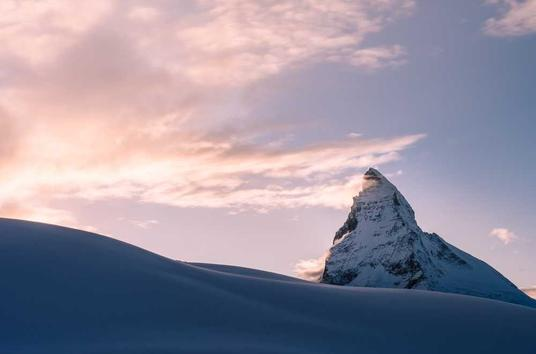
#> input picture ComputerVision/images/mountain.jpeg, 536 x 354 px
$ python 3_histogram.py
#> lines starting #> are read from the running program, lines starting #| are printed output that depends on the picture
from copy import deepcopy
from pprint import pprint

import cv2
import numpy as np

import constant
from matplotlib import pyplot as plt


def histogram(img):
    hist = [0 for _ in range(256)]
    for i in range(img.shape[0]):
        for j in range(img.shape[1]):
            hist[img[i, j]] += 1
    t_hist = [0 for _ in range(256)]
    t_hist[0] = hist[0]
    for i in range(1, 256):
        t_hist[i] = t_hist[i-1]+hist[i]

    return hist, t_hist

def histogram_equalization(img, t_hist, new_level):
    mean = img.shape[0]*img.shape[1] // new_level
    f = [max(0, round(t_hist[i]/mean)-1) for i in range(256)]
    new_img = img.copy()
    for i in range(new_img.shape[0]):
        for j in range(new_img.shape[1]):
            new_img[i][j] = f[img[i][j]]
    return new_img

def draw_histogram(hist, h=300, w=256, H = 300, color=[255, 255, 255]):
    max_hist = max(hist)
    plane = np.zeros((h, w, 3), np.uint8)
    for i, val in enumerate(hist):
        v = val*H//max_hist
        for j in range(v):
            plane[-j][i] = color
    return plane

def draw_histogram_plt(hist):
    plt.hist(hist, bins=256)
    plt.show()


if __name__ == "__main__":
    # [19 lines of commented-out code are left out]
    img = cv2.imread('images/mountain.jpeg')
#> img is the input picture: shape (354, 536, 3); mean B, G, R 158.2, 143.8, 150.7
    cv2.imshow('original img', img)
    b_channel = img[:,:,0]
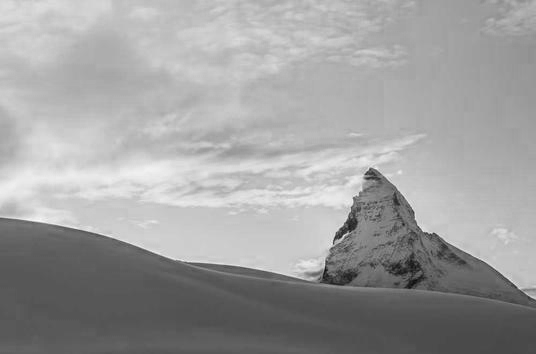
#> b_channel: shape (354, 536); min 12, max 251, mean 158.2
    g_channel = img[:,:,1]
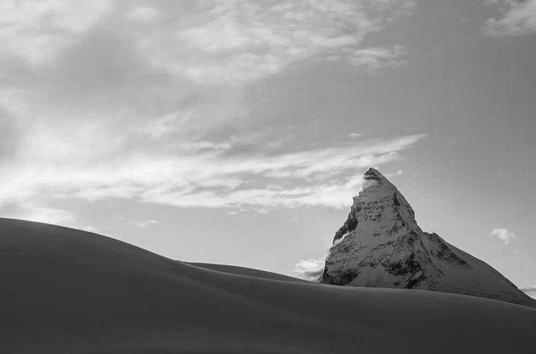
#> g_channel: shape (354, 536); min 0, max 251, mean 143.8
    r_channel = img[:,:,2]
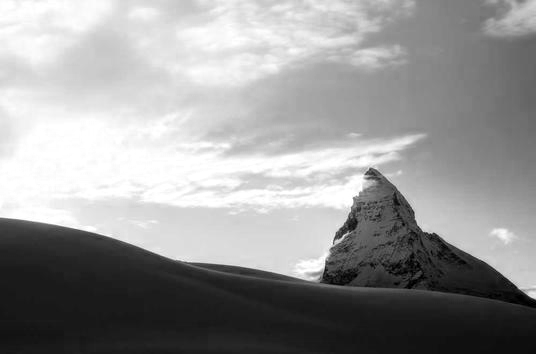
#> r_channel: shape (354, 536); min 0, max 255, mean 150.7

    b_hist, b_t_hist = histogram(b_channel)
#> b_hist = 256 values, max 5213 at index 87, min 0 at index 0, mean 741.2; b_t_hist = 256 values from 0 to 189744
    g_hist, g_t_hist = histogram(g_channel)
#> g_hist = 256 values, max 5463 at index 55, min 0 at index 4, mean 741.2; g_t_hist = 256 values from 1 to 189744
    r_hist, r_t_hist = histogram(r_channel)
#> r_hist = 256 values, max 6830 at index 255, min 29 at index 1, mean 741.2; r_t_hist = 256 values from 64 to 189744

    new_b_channel = histogram_equalization(b_channel, b_t_hist, 256)
#> in histogram_equalization, `f = [max(0, round(t_hist[i]/mean)-1) for i in range(256)]`: f = 256 values from 0 to 255
    new_g_channel = histogram_equalization(g_channel, g_t_hist, 256)
    new_r_channel = histogram_equalization(r_channel, r_t_hist, 256)

    new_img = img.copy()
    new_img[:,:,0] = new_b_channel
#> new_img: shape (354, 536, 3)
    new_img[:,:,1] = new_g_channel
    new_img[:,:,2] = new_r_channel
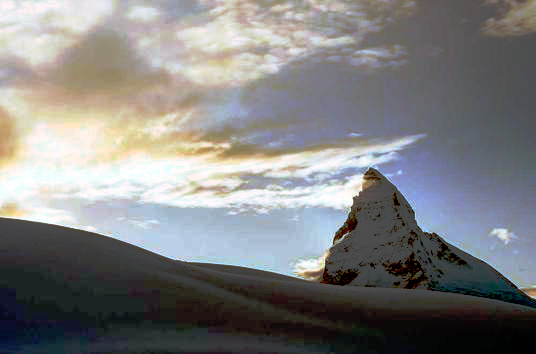
#> new_img: shape (354, 536, 3); mean B, G, R 128.4, 128.1, 128.1

    # draw histogram plot
    b_histogram_plot = draw_histogram(b_hist, color=[255, 0, 0])
#> in draw_histogram, `max_hist = max(hist)`: max_hist = 5213
#> the loop in draw_histogram, `for i, val in enumerate(hist):` made 256 passes
#> (val, v) on passes 1 to 3: (0, 0), (0, 0), (0, 0)
#> after the loop in draw_histogram, `for i, val in enumerate(hist):`:
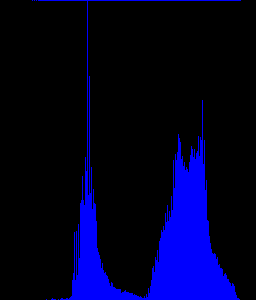
#> plane: shape (300, 256, 3); mean of channels 0, 1, 2 35.9, 0, 0; drawn as B, G, R
    cv2.imshow("b_histogram plot", b_histogram_plot)
    g_histogram_plot = draw_histogram(g_hist, color=[0, 255, 0])
#> call 2 of draw_histogram, with h = 300, w = 256, H = 300
#> in draw_histogram (call 2), `max_hist = max(hist)`: max_hist = 5463
#> the loop in draw_histogram (call 2), `for i, val in enumerate(hist):` made 256 passes
#> (val, v) on passes 1 to 3: (1, 0), (1, 0), (2, 0)
#> after the loop in draw_histogram (call 2), `for i, val in enumerate(hist):`:
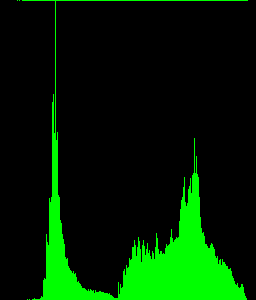
#> plane: shape (300, 256, 3); mean of channels 0, 1, 2 0, 34.2, 0; drawn as B, G, R
    cv2.imshow("g_histogram plot", g_histogram_plot)
    r_histogram_plot = draw_histogram(r_hist, color=[0, 0, 255])
#> call 3 of draw_histogram, with h = 300, w = 256, H = 300
#> in draw_histogram (call 3), `max_hist = max(hist)`: max_hist = 6830
#> the loop in draw_histogram (call 3), `for i, val in enumerate(hist):` made 256 passes
#> (val, v) on passes 1 to 3: (64, 2), (29, 1), (29, 1)
#> after the loop in draw_histogram (call 3), `for i, val in enumerate(hist):`:
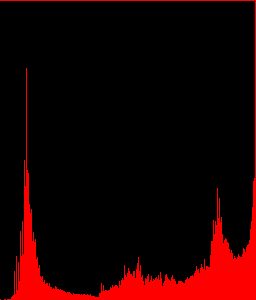
#> plane: shape (300, 256, 3); mean of channels 0, 1, 2 0, 0, 27.3; drawn as B, G, R
    cv2.imshow("r_histogram plot", r_histogram_plot)


    cv2.imshow("histogram equalization", new_img)

    cv2.waitKey(0)
    cv2.destroyAllWindows()

$ run again, with ComputerVision/images/egypt.jpeg copied over ComputerVision/images/mountain.jpeg
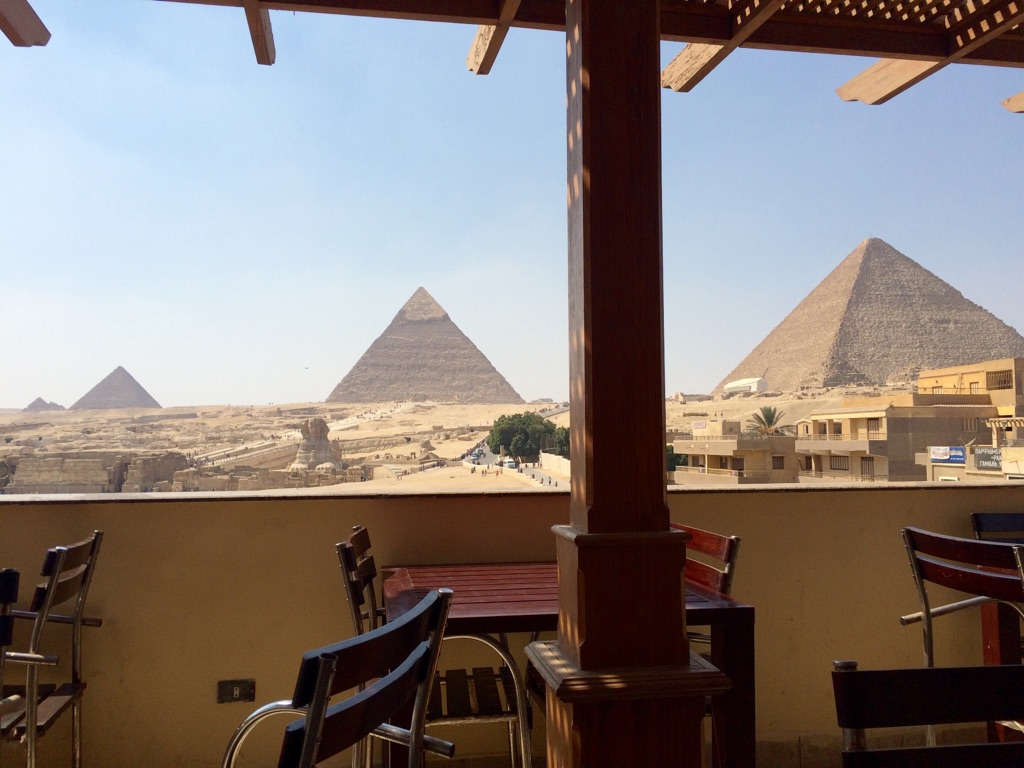
#> input picture ComputerVision/images/egypt.jpeg, 1024 x 768 px
#> img is the input picture: shape (768, 1024, 3); mean B, G, R 121.5, 125.2, 135.2
#> b_hist = 256 values, max 15025 at index 2, min 120 at index 201, mean 3072; b_t_hist = 256 values from 14523 to 786432
#> g_hist = 256 values, max 12822 at index 2, min 1 at index 255, mean 3072; g_t_hist = 256 values from 8688 to 786432
#> r_hist = 256 values, max 7843 at index 36, min 149 at index 0, mean 3072; r_t_hist = 256 values from 149 to 786432
#> f = 256 values from 4 to 255
#> f = 256 values from 2 to 255
#> after the loop in histogram_equalization (call 2), `for i in range(new_img.shape[0]):`:
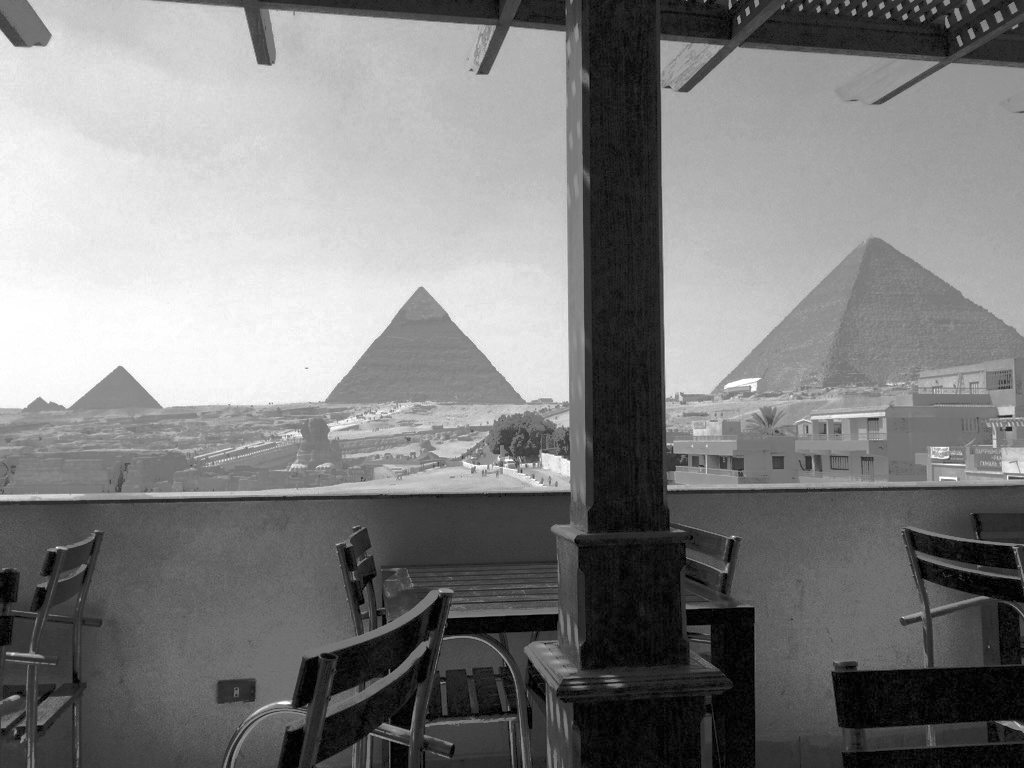
#> new_img: shape (768, 1024); min 2, max 255, mean 127.8
#> max_hist = 15025
#> the loop in draw_histogram, `for i, val in enumerate(hist):` made 256 passes
#> (val, v) on passes 1 to 3: (14523, 289), (12265, 244), (15025, 300)
#> the loop in draw_histogram (call 2), `for i, val in enumerate(hist):` made 256 passes
#> (val, v) on passes 1 to 3: (8688, 203), (10708, 250), (12822, 300)
#> max_hist = 7843
#> the loop in draw_histogram (call 3), `for i, val in enumerate(hist):` made 256 passes
#> (val, v) on passes 1 to 3: (149, 5), (281, 10), (303, 11)
#> after the loop in draw_histogram (call 3), `for i, val in enumerate(hist):`:
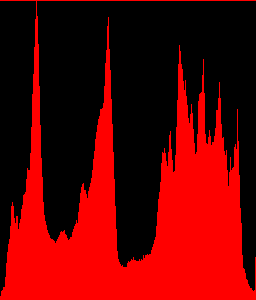
#> plane: shape (300, 256, 3); mean of channels 0, 1, 2 0, 0, 99.4; drawn as B, G, R
